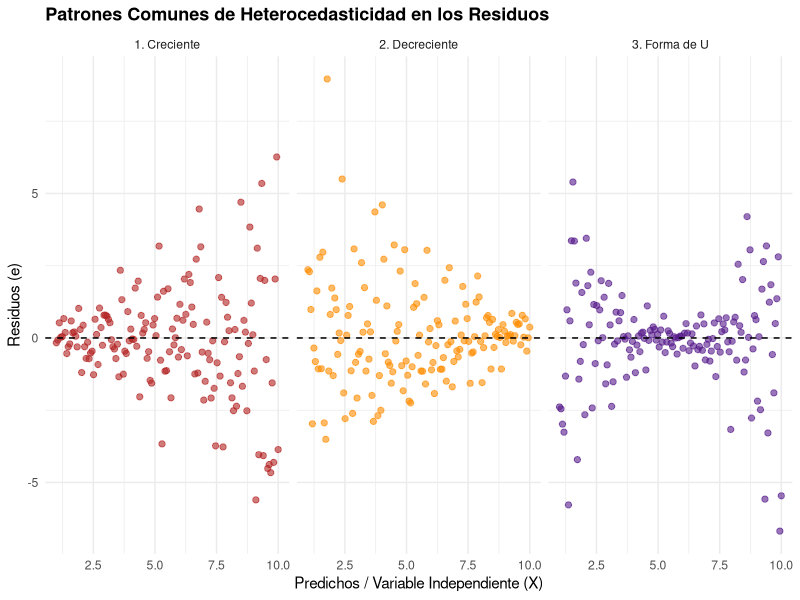

Write R code to recreate this figure.
## ---- chunk 1
library(ggplot2)

set.seed(123)
n <- 150
x <- seq(1, 10, length.out = n)

# Generar los residuos para los tres casos
e_creciente   <- rnorm(n, mean = 0, sd = 0.3 * x)
e_decreciente <- rnorm(n, mean = 0, sd = 0.3 * (11 - x))
e_forma_u     <- rnorm(n, mean = 0, sd = 0.15 * (x - 5.5)^2 + 0.3)

# Unir todo en un solo data frame
df_hetero <- rbind(
  data.frame(x = x, residuos = e_creciente,   tipo = "1. Creciente"),
  data.frame(x = x, residuos = e_decreciente, tipo = "2. Decreciente"),
  data.frame(x = x, residuos = e_forma_u,     tipo = "3. Forma de U")
)

# Graficar los tres patrones juntos
ggplot(df_hetero, aes(x = x, y = residuos, color = tipo)) +
  geom_point(alpha = 0.6, size = 1.8) +
  geom_hline(yintercept = 0, linetype = "dashed", color = "black") +
  facet_wrap(~ tipo) +
  scale_color_manual(values = c("firebrick", "darkorange", "purple4")) +
  labs(
    title = "Patrones Comunes de Heterocedasticidad en los Residuos",
    x = "Predichos / Variable Independiente (X)",
    y = "Residuos (e)"
  ) +
  theme_minimal() +
  theme(
    legend.position = "none",
    plot.title = element_text(face = "bold", size = 13)
  )
